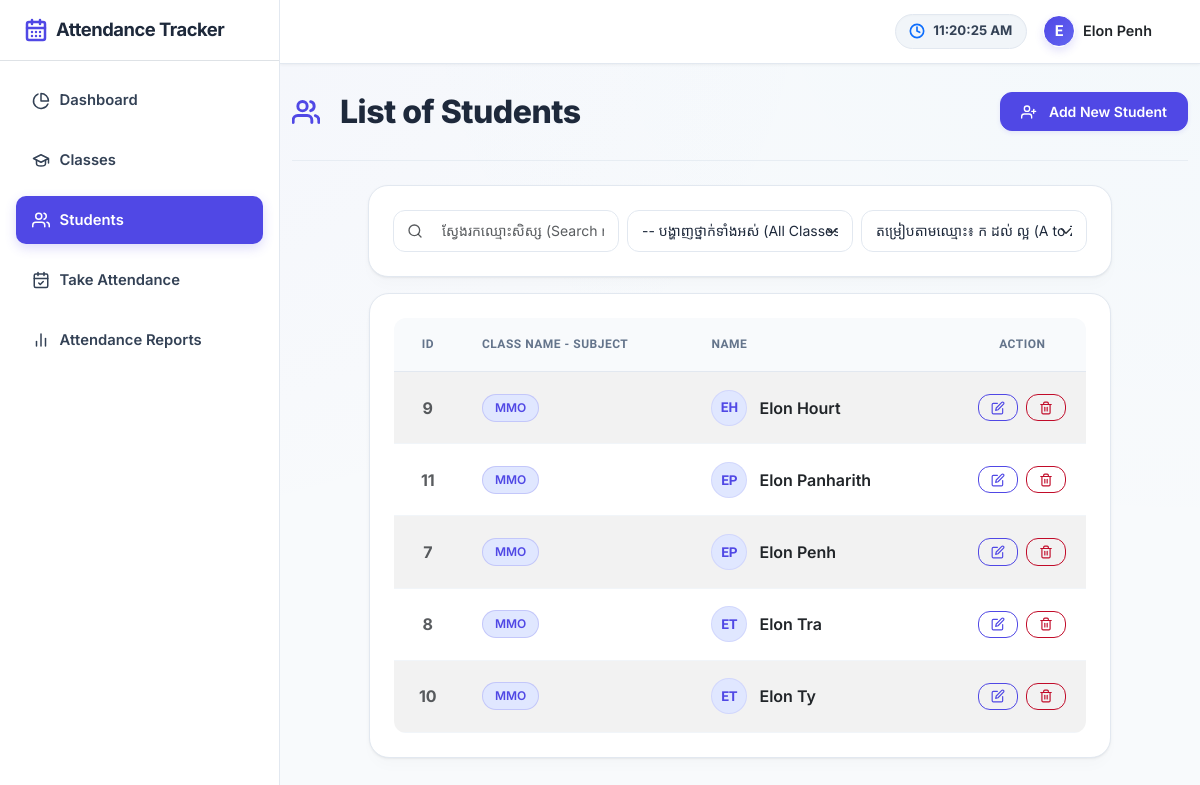
The page /?page=student_list (signed in) on the database its author committed.
### tables this page shows
CREATE TABLE `students_tbl` (
  `id` int NOT NULL AUTO_INCREMENT,
  `class_id` int NOT NULL,
  `name` text NOT NULL,
  `created_at` datetime NOT NULL DEFAULT CURRENT_TIMESTAMP,
  `updated_at` datetime DEFAULT NULL ON UPDATE CURRENT_TIMESTAMP,
  PRIMARY KEY (`id`),
  KEY `class_id_fk` (`class_id`),
  CONSTRAINT `class_id_fk` FOREIGN KEY (`class_id`) REFERENCES `class_tbl` (`id`) ON DELETE CASCADE
);

CREATE TABLE `class_tbl` (
  `id` int NOT NULL AUTO_INCREMENT,
  `name` text NOT NULL,
  `created_at` datetime NOT NULL DEFAULT CURRENT_TIMESTAMP,
  `updated_at` datetime DEFAULT NULL ON UPDATE CURRENT_TIMESTAMP,
  PRIMARY KEY (`id`)
);

### classes/actions.class.php (called while the page is built, shortened)
<?php
class Actions {
    private $conn;
    function __construct(){
        require_once(realpath(__DIR__.'/../db-connect.php'));
        $this->conn = $conn;
        $this->init_db();
    }
    private function init_db(){
        $this->conn->query("CREATE TABLE IF NOT EXISTS `users_tbl` (
          `id` int NOT NULL AUTO_INCREMENT,
          `username` varchar(50) NOT NULL UNIQUE,
          `password` text NOT NULL,
          `fullname` varchar(100) NOT NULL,
          `role` varchar(20) NOT NULL DEFAULT 'teacher',
          `created_at` datetime NOT NULL DEFAULT CURRENT_TIMESTAMP,
          `updated_at` datetime DEFAULT NULL ON UPDATE CURRENT_TIMESTAMP,
          PRIMARY KEY (`id`)
        ) ENGINE=InnoDB DEFAULT CHARSET=utf8mb4 COLLATE=utf8mb4_general_ci;");
        $cols = $this->conn->query("SHOW COLUMNS FROM `users_tbl` LIKE 'avatar'");
        $check = $this->conn->query("SELECT id FROM `users_tbl` LIMIT 1");
    }
    public function list_student(){
        $sql = "SELECT s.*, c.name as class FROM `students_tbl` s left join `class_tbl` c on s.class_id = c.id order by s.name asc";
        $qry = $this->conn->query($sql);
        return $qry ? $qry->fetch_all(MYSQLI_ASSOC) : [];
    }
}

### pages/student_list.php (the view, shortened to what this page needs)
<div class="d-flex align-items-center justify-content-between mb-3 flex-wrap gap-3">
    <div class="page-title">
        <span class="align-middle">List of Students</span>
    </div>
    <button class="btn btn-primary d-flex align-items-center gap-2" type="button" id="add_student">
        Add New Student
    </button>
</div>
<hr>
<?php
$studentList = $actionClass->list_student();
function getInitials($name) {
    $words = explode(" ", $name);
    $initials = "";
    foreach ($words as $w) {
        if (!empty($w)) {
            $initials .= mb_substr($w, 0, 1, 'UTF-8');
        }
    }
    return mb_substr($initials, 0, 2, 'UTF-8');
}
?>
<div class="row g-3 mb-3 justify-content-center">
    <div class="col-lg-10 col-md-12">
        <div class="card border-0 shadow-sm" style="border-radius: 12px; background: #f8fafc;">
            <div class="card-body p-3">
                <div class="row g-2 align-items-center">
                    <div class="col-md-4 col-12">
                        <div class="position-relative">
                            <input type="text" id="search-student" class="form-control ps-5" placeholder="ស្វែងរកឈ្មោះសិស្ស (Search name)..." style="border-radius: 8px;">
                        </div>
                    </div>
                    <div class="col-md-4 col-12">
                        <select id="filter-class" class="form-select" style="border-radius: 8px;">
                            <option value="">-- បង្ហាញថ្នាក់ទាំងអស់ (All Classes) --</option>
                        </select>
                    </div>
                    <div class="col-md-4 col-12">
                        <select id="sort-student" class="form-select" style="border-radius: 8px;">
                            <option value="asc">តម្រៀបតាមឈ្មោះ៖ ក ដល់ ល្អ (A to Z)</option>
                        </select>
                    </div>
                </div>
            </div>
        </div>
    </div>
</div>
<div class="row justify-content-center">
    <div class="col-lg-10 col-md-12 col-sm-12 col-12">
        <div class="card">
            <div class="card-body p-0">
                <div class="table-responsive border-0">
                    <table class="table table-hovered table-striped">
                        <colgroup>
                            <col width="10%">
                            <col width="35%">
                            <col width="40%">
                            <col width="15%">
                        </colgroup>
                        <thead>
                            <tr>
                                <th class="text-center">ID</th>
                                <th>Class Name - Subject</th>
                                <th>Name</th>
                                <th class="text-center">Action</th>
                            </tr>
                        </thead>
                        <tbody>
                            <?php if(!empty($studentList) && is_array($studentList)): ?>
                            <?php foreach($studentList as $row): ?>
                                <tr class="student-row" data-id="<?= $row['id'] ?>" data-name="<?= htmlspecialchars($row['name']) ?>" data-class="<?= htmlspecialchars($row['class']) ?>">
                                    <td class="text-center fw-bold text-muted"><?= $row['id'] ?></td>
                                    <td><span class="class-tag"><?= $row['class'] ?></span></td>
                                    <td>
                                        <div class="d-flex align-items-center">
                                            <div class="student-avatar"><?= getInitials($row['name']) ?></div>
                                            <a href="javascript:void(0)" class="view_profile fw-semibold text-dark text-decoration-none hover-primary-text" data-id="<?= $row['id'] ?>"><?= $row['name'] ?></a>
                                        </div>
                                    </td>
                                    <td class="text-center">
                                        <div class="d-flex justify-content-center gap-2">
                                            <button class="btn btn-sm btn-outline-primary edit_student d-flex align-items-center justify-content-center" type="button" data-id="<?= $row['id'] ?>" title="Edit Student">
                                            </button>
                                            <button class="btn btn-sm btn-outline-danger delete_student d-flex align-items-center justify-content-center" type="button" data-id="<?= $row['id'] ?>" title="Delete Student">
                                            </button>
                                        </div>
                                    </td>
                                </tr>
                            <?php endforeach; ?>
                            <?php endif; ?>
                        </tbody>
                    </table>
                </div>
            </div>
        </div>
    </div>
</div>

### index.php (shortened to what this page needs)
<?php
require_once('classes/actions.class.php');
$actionClass = new Actions();
$page = $_GET['page'] ?? "home";
?>
<!DOCTYPE html>
<html lang="en">
<?php include_once('inc/header.php'); ?>
<body class="<?= $page === 'login' ? 'login-page-body' : '' ?>">
<?php if($page !== 'login'): ?>
    <?php include_once('inc/navigation.php'); ?>
    <div class="app-content-push-wrapper">
        <nav class="navbar navbar-expand-lg navbar-light navbar-custom sticky-top">
            <div class="container-fluid px-4">
                <div class="d-flex align-items-center gap-3 ms-auto">
                    <div class="live-clock-badge d-flex align-items-center gap-2 d-none d-sm-flex">
                        <svg xmlns="http://www.w3.org/2000/svg" viewBox="0 0 24 24" width="16" height="16" fill="none" stroke="currentColor" stroke-width="2.5" stroke-linecap="round" stroke-linejoin="round" class="text-primary live-clock-icon">
                            <circle cx="12" cy="12" r="10"></circle>
                            <polyline points="12 6 12 12 16 14"></polyline>
                        </svg>
                        <span id="live-clock-time" class="fw-bold">--:--:--</span>
                    </div>
                    <div class="dropdown">
                        <a class="dropdown-toggle d-flex align-items-center gap-2 text-decoration-none profile-dropdown-toggle" href="#" id="headerProfileDropdown" role="button" data-bs-toggle="dropdown" aria-expanded="false">
                            <div class="avatar-circle">
                                <?php if(!empty($_SESSION['user']['avatar']) && file_exists(__DIR__.'/'.$_SESSION['user']['avatar'])): ?>
                                    <img src="<?= $_SESSION['user']['avatar'] ?>" alt="Profile" style="width:100%; height:100%; object-fit:cover; border-radius:50%;">
                                <?php else: ?>
                                    <?= mb_substr($_SESSION['user']['fullname'] ?? 'U', 0, 1, 'UTF-8') ?>
                                <?php endif; ?>
                            </div>
                            <span class="d-none d-sm-inline text-dark fw-semibold" style="font-size: 0.9rem;"><?= $_SESSION['user']['fullname'] ?? 'User' ?></span>
                        </a>
                    </div>
                </div>
            </div>
        </nav>
        <div class="container-md py-4">
            <div class="main-wrapper">
                <?php include_once("pages/{$page}.php"); ?>
            </div>
        </div>
    </div>
<?php else: ?>
    <?php include_once("pages/{$page}.php"); ?>
<?php endif; ?>
</body>
</html>

### inc/header.php (shortened to what this page needs)
<head>
    <link rel="stylesheet" href="https://cdn.jsdelivr.net/npm/bootstrap@5.3.2/dist/css/bootstrap.min.css">
    <link rel="stylesheet" href="assets/css/style.css?v=<?= time() ?>">
</head>

### inc/navigation.php (shortened to what this page needs)
<aside class="app-sidebar" id="app-sidebar">
    <div class="sidebar-header d-flex align-items-center justify-content-between px-4 py-3 border-bottom">
        <a class="sidebar-brand d-flex align-items-center gap-2 text-decoration-none" href="./">
            <span class="fw-bold">Attendance Tracker</span>
        </a>
    </div>
    <div class="sidebar-body py-3 px-3">
        <ul class="nav flex-column gap-2">
            <li class="nav-item">
                <a class="nav-link sidebar-link <?= (!isset($page) || $page == 'home') ? 'active' : '' ?>" href="./">
                    <svg xmlns="http://www.w3.org/2000/svg" viewBox="0 0 24 24" width="18" height="18" fill="none" stroke="currentColor" stroke-width="2" stroke-linecap="round" stroke-linejoin="round"><path d="M21.21 15.89A10 10 0 1 1 8 2.83"></path><path d="M22 12A10 10 0 0 0 12 2v10z"></path></svg>
                    <span>Dashboard</span>
                </a>
            </li>
            <li class="nav-item">
                <a class="nav-link sidebar-link <?= (isset($page)) && $page == 'class_list' ? 'active' : '' ?>" href="./?page=class_list">
                    <svg xmlns="http://www.w3.org/2000/svg" viewBox="0 0 24 24" width="18" height="18" fill="none" stroke="currentColor" stroke-width="2" stroke-linecap="round" stroke-linejoin="round"><path d="M22 10v6M2 10l10-5 10 5-10 5z"></path><path d="M6 12v5c0 2 2 3 6 3s6-1 6-3v-5"></path></svg>
                    <span>Classes</span>
                </a>
            </li>
            <li class="nav-item">
                <a class="nav-link sidebar-link <?= (isset($page)) && $page == 'student_list' ? 'active' : '' ?>" href="./?page=student_list">
                    <span>Students</span>
                </a>
            </li>
            <li class="nav-item">
                <a class="nav-link sidebar-link <?= (isset($page)) && $page == 'attendance' ? 'active' : '' ?>" href="./?page=attendance">
                    <span>Take Attendance</span>
                </a>
            </li>
            <li class="nav-item">
                <a class="nav-link sidebar-link <?= (isset($page)) && $page == 'attendance_report' ? 'active' : '' ?>" href="./?page=attendance_report">
                    <svg xmlns="http://www.w3.org/2000/svg" viewBox="0 0 24 24" width="18" height="18" fill="none" stroke="currentColor" stroke-width="2" stroke-linecap="round" stroke-linejoin="round"><line x1="18" y1="20" x2="18" y2="10"></line><line x1="12" y1="20" x2="12" y2="4"></line><line x1="6" y1="20" x2="6" y2="14"></line></svg>
                    <span>Attendance Reports</span>
                </a>
            </li>
        </ul>
    </div>
</aside>

### rows shown on the page
students_tbl: id "9", class.name "MMO", name "EH", name "Elon Hourt"
students_tbl: id "11", class.name "MMO", name "EP", name "Elon Panharith"
students_tbl: id "7", class.name "MMO", name "EP", name "Elon Penh"
students_tbl: id "8", class.name "MMO", name "ET", name "Elon Tra"
students_tbl: id "10", class.name "MMO", name "ET", name "Elon Ty"

### other values the page prints
mb_substr($_SESSION['user']['fullname'] ?? 'U', 0, 1, 'UTF-8') "E"
$_SESSION['user']['fullname'] "Elon Penh"
